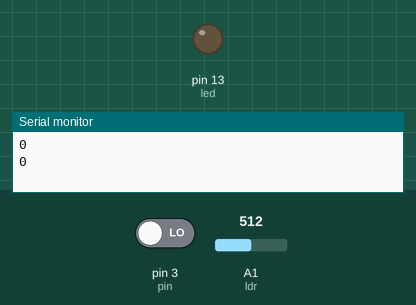
Recording of a sketch running on a simulated Arduino Uno, built with avr-gcc and run on an emulated ATmega328P. Parts: output pins drawn as LEDs (lit = HIGH), the last lines printed to the serial monitor. The inputs (shaded band) are chosen by the test bench; at power-on: pin 3 (pin) LOW, A1 (ldr) = 512.

Above: at 3.8 s.
3.9 s: pin 3 (pin) driven HIGH
At 6.8 s:
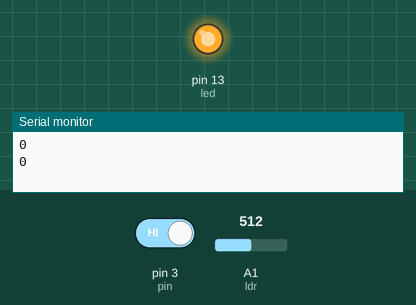
8.5 s: pin 3 (pin) driven LOW
At 9.3 s:
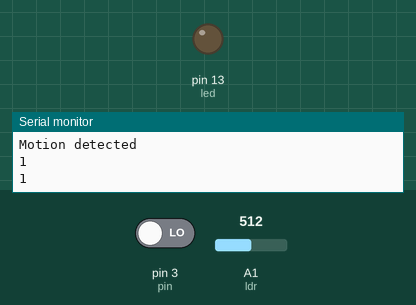
Timing chart, 0 to 11.5 s (numbered marks = the images above; inputs shaded):
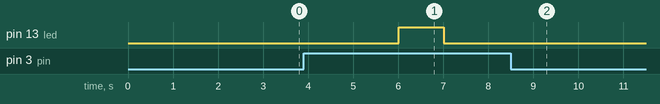

Measured:
- after the input at 3.9 s, pin 13 (led): LOW → HIGH after 2.1 s, → LOW 1.0 s later
- after the input at 8.5 s, pin 13 (led): stays LOW (without the input it goes to HIGH after 4.5 s)

The sketch:

night_security.ino
```cpp
int ldr=A1;
int led=13;
int pin=3; //pir
int thr=10; //threshold
int value=0;
int pirState=LOW;
//int buz=7;
void setup() {
  // put your setup code here, to run once:
  Serial.begin(9600);
  pinMode(led,OUTPUT);
  pinMode(pin,INPUT);

}

void loop() {
  // put your main code here, to run repeatedly:
  int data=analogRead(ldr);
  value=digitalRead(pin);
  //Serial.println(data);
  delay(2);
  if (data<thr){
    //digitalWrite(led,HIGH);

  }
  else{
    //digitalWrite(led,LOW);
  }
  if (value==HIGH && pirState==LOW){
    digitalWrite(led,HIGH);
    delay(1000);
    digitalWrite(led,LOW);
    Serial.println("Motion detected");
      Serial.println(value);
      pirState=HIGH;

  }else{
    digitalWrite(led,LOW);

    if(pirState==HIGH){
      Serial.println("Motion stopped");
      Serial.println(value);
      pirState=LOW;
    }
  }
  Serial.println(pirState);
  delay(3000);

}
```
